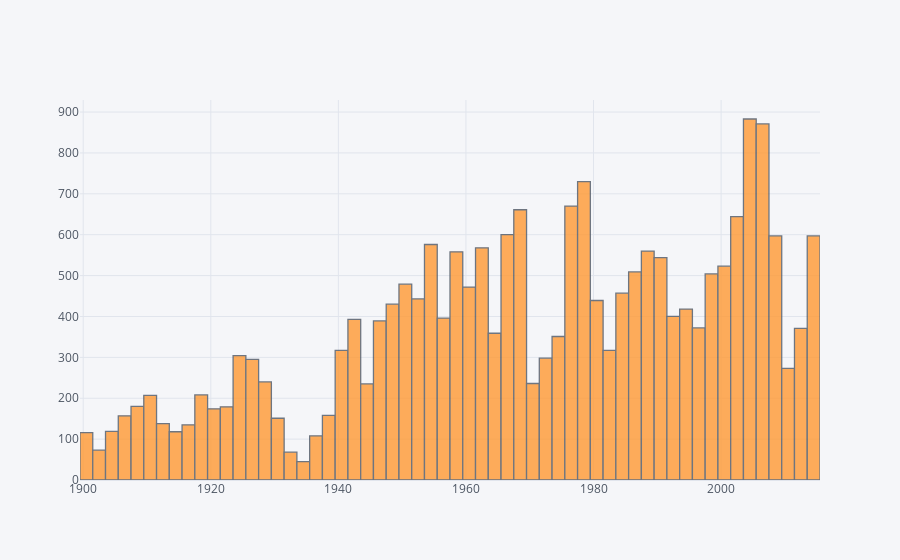

Notebook code cell kept with this figure:
### Markdown cell above
*** 4) HISTOGRAM TO ANALYSE THE NUMBER OF HOUSES BUILT OVER THE YEARS ***

### Code cell
house_data['yr_built'].iplot(kind='hist')

### Figure 1 — Plotly figure (JSON) as saved in the notebook; plotly's stock layout.template omitted (floating-point values rounded to 4 significant figures; data arrays with more than 128 entries replaced by an {"elided": "..."} marker saying what was removed)
{"data": [{"histfunc": "count", "histnorm": "", "marker": {"color": "rgba(255, 153, 51, 1.0)", "line": {"color": "#4D5663", "width": 1.3}}, "name": "yr_built", "opacity": 0.8, "orientation": "v", "type": "histogram", "x": {"elided": "21613 int values"}}], "layout": {"barmode": "overlay", "legend": {"bgcolor": "#F5F6F9", "font": {"color": "#4D5663"}}, "paper_bgcolor": "#F5F6F9", "plot_bgcolor": "#F5F6F9", "title": {"font": {"color": "#4D5663"}}, "xaxis": {"gridcolor": "#E1E5ED", "showgrid": true, "tickfont": {"color": "#4D5663"}, "title": {"font": {"color": "#4D5663"}, "text": ""}, "zerolinecolor": "#E1E5ED"}, "yaxis": {"gridcolor": "#E1E5ED", "showgrid": true, "tickfont": {"color": "#4D5663"}, "title": {"font": {"color": "#4D5663"}, "text": ""}, "zerolinecolor": "#E1E5ED"}}}
